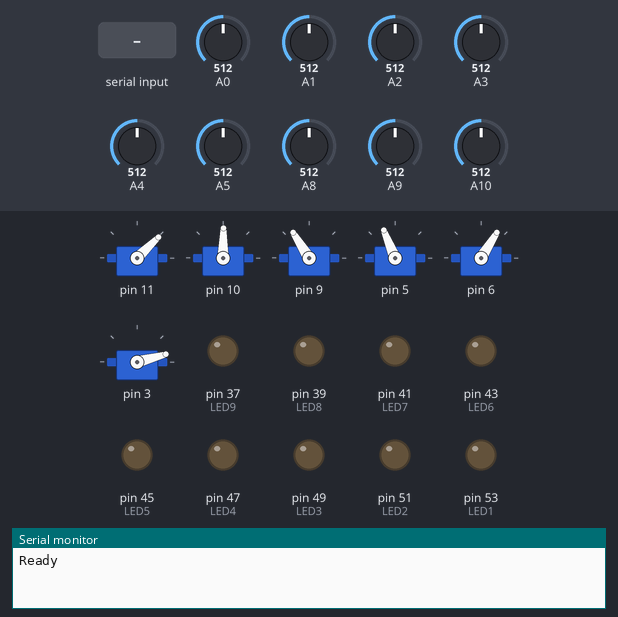
Recording of a sketch running on a simulated Arduino Mega 2560, built with avr-gcc and run on an emulated ATmega2560. Shown: 6 × servo, output pins drawn as LEDs (lit = HIGH), the last lines printed to the serial monitor. The test bench sets the inputs (shaded band); at power-on: A0 = 512, A1 = 512, A2 = 512, A3 = 512, A4 = 512, A5 = 512, A8 = 512, A9 = 512, A10 = 512.

Above: at 7.2 s.
7.3 s: "1\n" received over Serial
At 9.83 s:
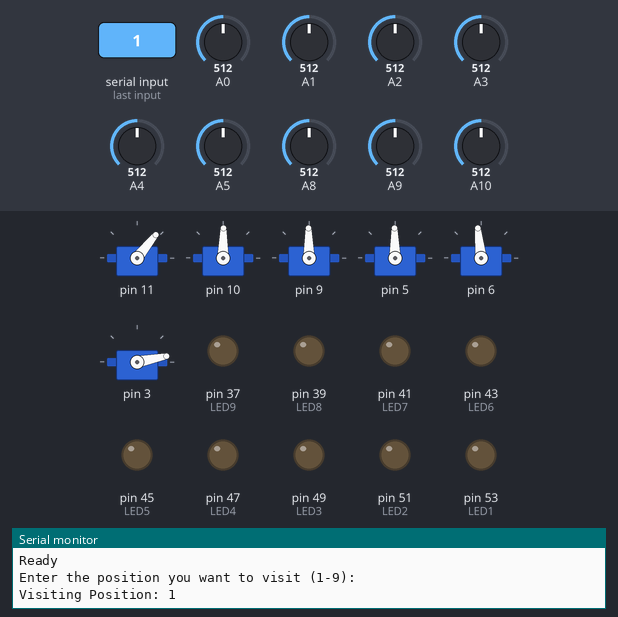
At 10.34 s:
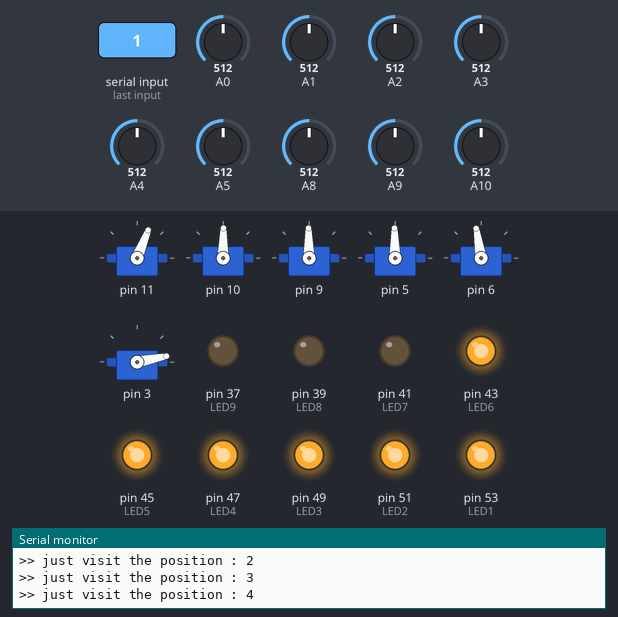
19.3 s: "2\n" received over Serial
At 20.3 s:
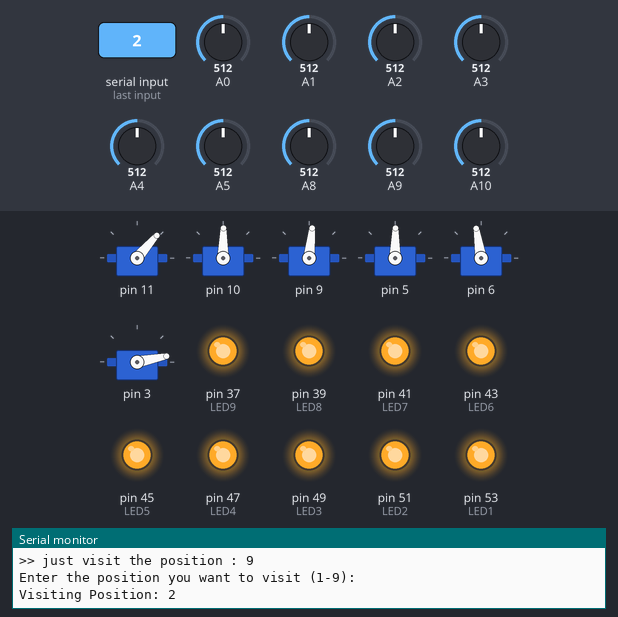
Timing chart, 0 to 28.3 s (numbered marks = the images above; inputs shaded):
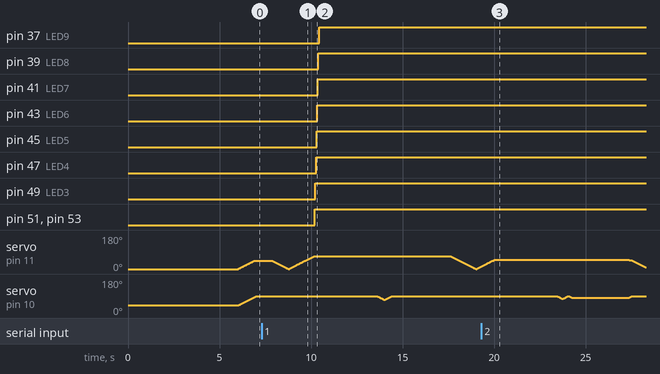

Measured:
- after the input at 7.3 s, pin 37 (LED9), pin 39 (LED8), pin 41 (LED7): LOW → HIGH after 3.1 s; pin 43 (LED6), pin 45 (LED5), pin 47 (LED4): LOW → HIGH after 3.0 s; pin 49 (LED3), pin 51 (LED2), pin 53 (LED1): LOW → HIGH after 2.9 s
- by itself, servo on pin 6: rises from 63° to 100° in 6.3 s, then falls to 91° in 0.18 s

The sketch:

Code_to_visit_the_pos_based_on_user_input.ino
```cpp
#include <Braccio.h>
#include <Servo.h>


int FSR1;
int FSR2;
int FSR3;
int FSR4;
int FSR5;
int FSR6;
int FSR7;
int FSR8;
int FSR9;

int steps = 0;
int LED1 = 53;
int LED2 = 51;
int LED3 = 49;
int LED4 = 47;
int LED5 = 45;
int LED6 = 43;
int LED7 = 41;
int LED8 = 39;
int LED9 = 37;
int THRESHOLD = 0;


bool ObjectAbove1 = false;
bool ObjectAbove2 = false;
bool ObjectAbove3 = false;
bool ObjectAbove4 = false;
bool ObjectAbove5 = false;
bool ObjectAbove6 = false;
bool ObjectAbove7 = false;
bool ObjectAbove8 = false;
bool ObjectAbove9 = false;
bool start = true;

Servo base;
Servo shoulder;
Servo elbow;
Servo wrist_rot;
Servo wrist_ver;
Servo gripper;

int pos1[][5] = {
  {69, 90, 90, 90, 100},
  {69, 90, 15, 90, 100},
  {69, 90, 15, 10, 100},
  {69, 70, 15, 10, 90},
  {69, 90, 15, 10, 90},
  {69, 90, 15, 90, 90},
  {69, 90, 90, 90, 90}
};

int pos2[][5] = {
  {50, 90, 90, 90, 100},
  {50, 90, 10, 90, 100},
  {50, 90, 10, 10, 100},
  {50, 75, 10, 10, 90},
  {50, 90, 10, 10, 90},
  {50, 80, 10, 90, 90},
  {50, 80, 90, 90, 90}
};

int pos3[][5] = {
  {20, 90, 90, 90, 100},
  {20, 90,  10, 90, 100},
  {20, 90,  10,  5, 100},
  {20, 65,  10,  5, 90},
  {20, 90,  10,  5, 90},
  {20, 90,  10, 90, 90},
  {20, 90, 90, 90, 90}
};

int pos4[][5] = {
  {60, 90, 90, 90, 100},
  {60, 90, 30, 90, 100},
  {60, 90, 30, 20, 100},
  {60, 55, 30, 20, 90},
  {60, 90, 30, 20, 90},
  {60, 90, 30, 90, 90},
  {60, 90, 90, 90, 90}
};

int pos5[][5] = {
  {40, 90, 90, 90, 100},
  {40, 90, 20, 90, 100},
  {40, 90, 20, 20, 100},
  {40, 60, 20, 20, 90},
  {40, 90, 20, 20, 90},
  {40, 90, 20, 90, 90},
  {40, 90, 90, 90, 90}
};

int pos6[][5] = {
  {22, 90, 90, 90, 100},
  {22, 90, 15, 90, 100},
  {22, 90, 15, 25, 100},
  {22, 60, 15, 25, 90},
  {22, 90, 15, 25, 90},
  {22, 90, 15, 90, 90},
  {22, 90, 90, 90, 90}
};

int pos7[][5] = {
  {58, 90, 90, 90, 100},
  {58, 90, 35, 90, 100},
  {58, 90, 35, 35, 100},
  {58, 45, 35, 35, 90},
  {58, 90, 35, 35, 90},
  {58, 90, 35, 90, 90},
  {58, 90, 90, 90, 90}
};

int pos8[][5] = {
  {43, 90, 90, 90, 100},
  {43, 90, 30, 90, 100},
  {43, 90, 30, 30, 100},
  {43, 50, 30, 30, 90},
  {43, 90, 30, 30, 90},
  {43, 90, 30, 90, 90},
  {43, 90, 90, 90, 90}
};

int pos9[][5] = {
  {22, 90, 90, 90, 100},
  {22, 90, 30, 90, 100},
  {22, 90, 30, 35, 100},
  {22, 45, 30, 35, 90},
  {22, 90, 30, 35, 90},
  {22, 90, 30, 90, 90},
  {22, 90, 90, 90, 90}
};

void setup() {
  Serial.begin(9600);
  Braccio.begin();
  pinMode(LED1, OUTPUT);
  pinMode(LED2, OUTPUT);
  pinMode(LED3, OUTPUT);
  pinMode(LED4, OUTPUT);
  pinMode(LED5, OUTPUT);
  pinMode(LED6, OUTPUT);
  pinMode(LED7, OUTPUT);
  pinMode(LED8, OUTPUT);
  pinMode(LED9, OUTPUT);
}

void MoveInit()
{
  Braccio.ServoMovement(20, 45, 90, 90, 90, 90, 0);
  Braccio.ServoMovement(20, 0, 90, 90, 90, 90, 0);
  Braccio.ServoMovement(20, 45, 90, 90, 90, 90, 0);
}


void MoveController(int pos)
{
  if (pos == 0) {
    MoveInit();
  }
  if (pos == 1) {
    for (int i = 0; i < 7; i++) {
      Braccio.ServoMovement(20, pos1[i][0], pos1[i][1], pos1[i][2], pos1[i][3], pos1[i][4], 0);
      checkSensor();
    }

    MoveInit();
  }
  if (pos == 2) {
    for (int i = 0; i < 7; i++) {
      Braccio.ServoMovement(20, pos2[i][0], pos2[i][1], pos2[i][2], pos2[i][3], pos2[i][4], 0);
      checkSensor();
    }
    MoveInit();
  }
  if (pos == 3) {
    for (int i = 0; i < 7; i++) {
      Braccio.ServoMovement(20, pos3[i][0], pos3[i][1], pos3[i][2], pos3[i][3], pos3[i][4], 0);
       checkSensor();
    }
    MoveInit();
  }
  if (pos == 4) {
    for (int i = 0; i < 7; i++) {
      Braccio.ServoMovement(20, pos4[i][0], pos4[i][1], pos4[i][2], pos4[i][3], pos4[i][4], 0);
      checkSensor();
    }
    MoveInit();
  }
  if (pos == 5) {
    for (int i = 0; i < 7; i++) {
      Braccio.ServoMovement(20, pos5[i][0], pos5[i][1], pos5[i][2], pos5[i][3], pos5[i][4], 0);
      checkSensor();
    }
    MoveInit();
  }
  if (pos == 6) {
    for (int i = 0; i < 7; i++) {
      Braccio.ServoMovement(20, pos6[i][0], pos6[i][1], pos6[i][2], pos6[i][3], pos6[i][4], 0);
      checkSensor();
    }
    MoveInit();
  }
  if (pos == 7) {
    for (int i = 0; i < 7; i++) {
      Braccio.ServoMovement(20, pos7[i][0], pos7[i][1], pos7[i][2], pos7[i][3], pos7[i][4], 0);
      checkSensor();
    }
    MoveInit();
  }
  if (pos == 8) {
    for (int i = 0; i < 7; i++) {
      Braccio.ServoMovement(20, pos8[i][0], pos8[i][1], pos8[i][2], pos8[i][3], pos8[i][4], 0);
      checkSensor();
    }
    MoveInit();
  }
  if (pos == 9) {
    for (int i = 0; i < 7; i++) {
      Braccio.ServoMovement(20, pos9[i][0], pos9[i][1], pos9[i][2], pos9[i][3], pos9[i][4], 0);
      checkSensor();
    }
    MoveInit();
  }
}

void checkSensor()
{
  FSR1 = 1023 - analogRead(A10);
  FSR2 = 1023 - analogRead(A9);
  FSR3 = 1023 - analogRead(A8);
  FSR4 = 1023 - analogRead(A5);
  FSR5 = 1023 - analogRead(A4);
  FSR6 = 1023 - analogRead(A3);
  FSR7 = 1023 - analogRead(A2);
  FSR8 = 1023 - analogRead(A1);
  FSR9 = 1023 - analogRead(A0);

  if (FSR1 > THRESHOLD && !ObjectAbove1) {
    Serial.println(">> just visit the position : 1");
    ObjectAbove1 = true;
    digitalWrite(LED1, HIGH);
  }

  if (FSR2 > THRESHOLD && !ObjectAbove2) {
    Serial.println(">> just visit the position : 2");
    ObjectAbove2 = true;
    digitalWrite(LED2, HIGH);

  }

  if (FSR3 > THRESHOLD && !ObjectAbove3) {
    Serial.println(">> just visit the position : 3");
    ObjectAbove3 = true;
    digitalWrite(LED3, HIGH);

  }
  if (FSR4 > THRESHOLD && !ObjectAbove4) {
    Serial.println(">> just visit the position : 4");
    ObjectAbove4 = true;
    digitalWrite(LED4, HIGH);

  }

  if (FSR5 > THRESHOLD && !ObjectAbove5) {
    Serial.println(">> just visit the position : 5");
    ObjectAbove5 = true;
    digitalWrite(LED5, HIGH);

  }

  if (FSR6 > THRESHOLD && !ObjectAbove6) {
    Serial.println(">> just visit the position : 6");
    ObjectAbove6 = true;
    digitalWrite(LED6, HIGH);
  }

  if (FSR7 > THRESHOLD && !ObjectAbove7) {
    Serial.println(">> just visit the position : 7");
    ObjectAbove7 = true;
    digitalWrite(LED7, HIGH);

  }


  if (FSR8 > THRESHOLD && !ObjectAbove8) {
    Serial.println(">> just visit the position : 8");
    ObjectAbove8 = true;
    digitalWrite(LED8, HIGH);

  }
  if (FSR9 > THRESHOLD && !ObjectAbove9) {
    Serial.println(">> just visit the position : 9");
    ObjectAbove9 = true;
    digitalWrite(LED9, HIGH);
  }

}

int getUserInput() {
  Serial.println("Enter the position you want to visit (1-9): ");
  while (Serial.available() == 0) {
    // Wait for user input
  }

  int selectedPosition = Serial.parseInt(); // Read the user input as an integer
  Serial.read(); // Clear the serial buffer

  // Return the selected position if it's valid
  if (selectedPosition >= 1 && selectedPosition <= 9) {
    Serial.println("Visiting Position: " + String(selectedPosition));
    return selectedPosition;
  } else {
    // If the input is not valid, return a special value (e.g., -1) to indicate an error
    Serial.println("Invalid input. Please enter a number between 1 and 9.");
    return -1;
  }
}

void loop() {


  if (start == true)
  {
    Serial.println("Ready");
    start = false;
    MoveInit();
  }

  int input = getUserInput();
  MoveController(input);
}
```
